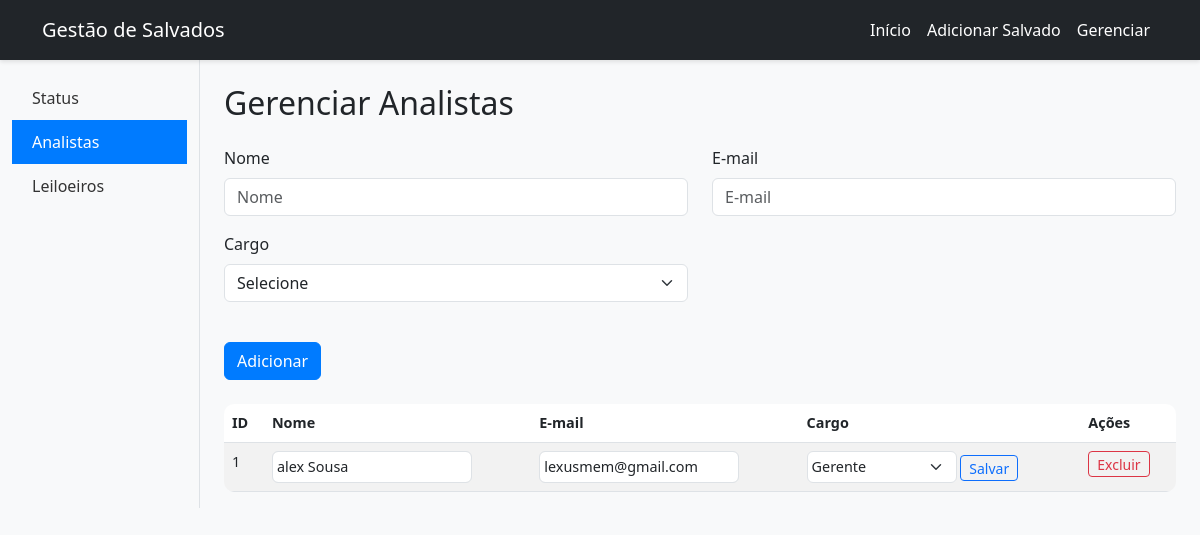
The page /gerenciar?secao=analistas on the database its author committed.
### tables this page shows
CREATE TABLE analistas (
                id INTEGER PRIMARY KEY AUTOINCREMENT,
                nome TEXT NOT NULL,
                email TEXT NOT NULL,
                cargo TEXT
            );

### app.py (the view, shortened to what this page needs)
@app.route('/gerenciar', methods=['GET', 'POST'])
def gerenciar():
    secao = request.args.get('secao', 'status')
    status_opcoes = db.get_all_status_opcoes()
    analistas = db.get_all_analistas()
    leiloeiros = db.get_all_leiloeiros()
    return render_template('gerenciar.html', status_opcoes=status_opcoes, analistas=analistas,
                           leiloeiros=leiloeiros, secao=secao)

### models.py (called while the page is built)
    def get_all_status_opcoes(self):
        cursor = self.conn.cursor()
        cursor.execute('SELECT * FROM status_opcoes')
        return cursor.fetchall()

    def get_all_analistas(self):
        cursor = self.conn.cursor()
        cursor.execute('SELECT id, nome, email, cargo FROM analistas')
        return cursor.fetchall()

    def get_all_leiloeiros(self):
        cursor = self.conn.cursor()
        cursor.execute(
            'SELECT id, nome, endereco, telefone, responsavel, email FROM leiloeiros')
        return cursor.fetchall()

### templates/gerenciar.html (shortened to what this page needs)
{% extends "base.html" %}
{% block content %}
<div class="container-fluid">
    <div class="row">
        <nav class="col-md-2 d-none d-md-block bg-light sidebar">
            <div class="sidebar-sticky pt-3">
                <ul class="nav flex-column">
                    <li class="nav-item">
                        <a class="nav-link {% if secao == 'status' %}active{% endif %}"
                            href="{{ url_for('gerenciar', secao='status') }}">
                            Status
                        </a>
                    </li>
                    <li class="nav-item">
                        <a class="nav-link {% if secao == 'analistas' %}active{% endif %}"
                            href="{{ url_for('gerenciar', secao='analistas') }}">
                            Analistas
                        </a>
                    </li>
                    <li class="nav-item">
                        <a class="nav-link {% if secao == 'leiloeiros' %}active{% endif %}"
                            href="{{ url_for('gerenciar', secao='leiloeiros') }}">
                            Leiloeiros
                        </a>
                    </li>
                </ul>
            </div>
        </nav>
        <main role="main" class="col-md-9 ml-sm-auto col-lg-10 px-4">
            <h2 class="mt-4 mb-4">Gerenciar {% if secao == 'status' %}Status{% elif secao == 'analistas' %}Analistas{%
                else %}Leiloeiros{% endif %}</h2>
            {% if secao == 'status' %}
            <form method="POST" class="mb-4">
                <div class="row">
                    <div class="col-md-6 mb-3">
                        <label class="form-label">Novo Status</label>
                        <input type="text" class="form-control" name="novo_status" placeholder="Novo Status" required>
                    </div>
                </div>
                <div class="row mt-4">
                    <div class="col-md-12">
                        <input type="hidden" name="acao" value="inserir">
                        <button type="submit" class="btn btn-primary">Adicionar</button>
                    </div>
                </div>
            </form>
            <div style="overflow-x: auto;">
                <table class="table table-striped" style="font-size: 0.9rem;">
                    <thead>
                        <tr>
                            <th style="padding: 0.5rem;">ID</th>
                            <th style="padding: 0.5rem;">Nome</th>
                            <th style="padding: 0.5rem;">Ações</th>
                        </tr>
                    </thead>
                    <tbody>
                        {% for status in status_opcoes %}
                        <tr>
                            <td style="padding: 0.5rem;">{{ status[0] }}</td>
                            <td style="padding: 0.5rem;">
                                <form method="POST" class="d-inline">
                                    <input type="text" name="novo_nome" value="{{ status[1] }}"
                                        class="form-control d-inline-block"
                                        style="width: 250px; font-size: 0.9rem; padding: 0.25rem;">
                                    <input type="hidden" name="status_id" value="{{ status[0] }}">
                                    <input type="hidden" name="acao" value="alterar">
                                    <button type="submit" class="btn btn-sm btn-outline-primary"
                                        style="padding: 0.1rem 0.5rem;">Salvar</button>
                                </form>
                            </td>
                            <td style="padding: 0.5rem;">
                                <form method="POST" class="d-inline">
                                    <input type="hidden" name="status_id" value="{{ status[0] }}">
                                    <input type="hidden" name="acao" value="excluir">
                                    <button type="submit" class="btn btn-sm btn-outline-danger"
                                        style="padding: 0.1rem 0.5rem;">Excluir</button>
                                </form>
                            </td>
                        </tr>
                        {% endfor %}
                    </tbody>
                </table>
            </div>
            {% elif secao == 'analistas' %}
            <form method="POST" class="mb-4">
                <div class="row">
                    <div class="col-md-6 mb-3">
                        <label class="form-label">Nome</label>
                        <input type="text" class="form-control" name="nome" placeholder="Nome" required>
                    </div>
                    <div class="col-md-6 mb-3">
                        <label class="form-label">E-mail</label>
                        <input type="email" class="form-control" name="email" placeholder="E-mail" required>
                    </div>
                </div>
                <div class="row">
                    <div class="col-md-6 mb-3">
                        <label class="form-label">Cargo</label>
                        <select class="form-select" name="cargo">
                            <option value="">Selecione</option>
                        </select>
                    </div>
                </div>
                <div class="row mt-4">
                    <div class="col-md-12">
                        <button type="submit" class="btn btn-primary">Adicionar</button>
                    </div>
                </div>
            </form>
            <div style="overflow-x: auto;">
                <table class="table table-striped" style="font-size: 0.9rem;">
                    <thead>
                        <tr>
                            <th style="padding: 0.5rem;">ID</th>
                            <th style="padding: 0.5rem;">Nome</th>
                            <th style="padding: 0.5rem;">E-mail</th>
                            <th style="padding: 0.5rem;">Cargo</th>
                            <th style="padding: 0.5rem;">Ações</th>
                        </tr>
                    </thead>
                    <tbody>
                        {% for analista in analistas %}
                        <tr>
                            <td style="padding: 0.5rem;">{{ analista[0] }}</td>
                            <td style="padding: 0.5rem;">
                                <form method="POST" class="d-inline">
                                    <input type="text" name="nome" value="{{ analista[1] }}"
                                        class="form-control d-inline-block"
                                        style="width: 200px; font-size: 0.9rem; padding: 0.25rem;">
                            </td>
                            <td style="padding: 0.5rem;">
                                <input type="email" name="email" value="{{ analista[2] }}"
                                    class="form-control d-inline-block"
                                    style="width: 200px; font-size: 0.9rem; padding: 0.25rem;">
                            </td>
                            <td style="padding: 0.5rem;">
                                <select name="cargo" class="form-select d-inline-block"
                                    style="width: 150px; font-size: 0.9rem; padding: 0.25rem;">
                                    <option value="Gerente" {% if analista[3]=='Gerente' %}selected{% endif %}>Gerente
                                    </option>
                                </select>
                                <button type="submit" class="btn btn-sm btn-outline-primary"
                                    style="padding: 0.1rem 0.5rem;">Salvar</button>
                            </td>
                            <td style="padding: 0.5rem;">
                                <form method="POST" class="d-inline">
                                    <button type="submit" class="btn btn-sm btn-outline-danger"
                                        style="padding: 0.1rem 0.5rem;">Excluir</button>
                                </form>
                            </td>
                        </tr>
                        {% endfor %}
                    </tbody>
                </table>
            </div>
            {% endif %}
        </main>
    </div>
</div>
{% endblock %}

### static/style.css (style rules this page uses)
body { background-color: #f8f9fa; font-family: 'Segoe UI', Tahoma, Geneva, Verdana, sans-serif; }
.btn-primary { background-color: #007bff; border-color: #007bff; transition: background-color 0.3s; }
.btn-outline-primary { transition: all 0.3s; }
.table { border-radius: 10px; overflow: hidden; }
.bg-light { border-right: 1px solid #dee2e6; }
.nav-link { color: #333; padding: 10px 20px; }
.nav-link.active { background-color: #007bff; color: white !important; }
body { overflow-x: hidden; }

### rows shown on the page
analistas: id "1", nome "alex Sousa", email "lexusmem@gmail.com", cargo "Gerente"
